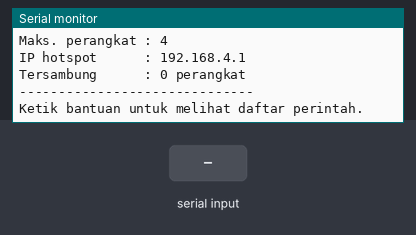
This sketch was run on a simulated ESP32. Parts: the last lines printed to the serial monitor. The inputs (shaded band) are chosen by the test bench. EEPROM starts erased.

Above: at 1.7 s.
1.8 s: "ssid 1\n" received over Serial
At 2.9 s:
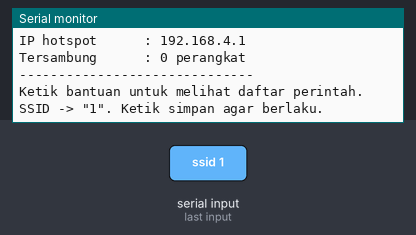
3.3 s: "status 1\n" received over Serial
At 4.5 s:
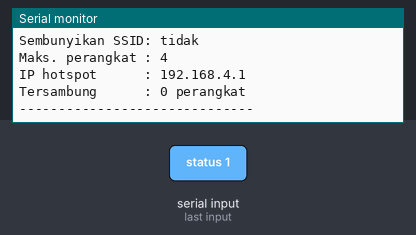
4.8 s: "sandi 1\n" received over Serial
At 5.2 s:
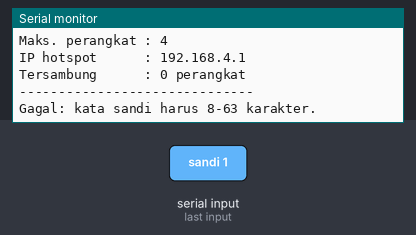
6.3 s: "channel 1\n" received over Serial
At 7.5 s:
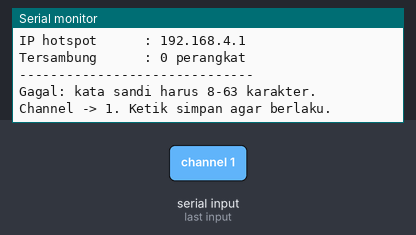
7.8 s: "channel 150\n" received over Serial
At 8.7 s:
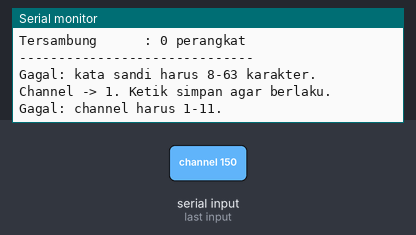
9.3 s: "maks 1\n" received over Serial
At 9.8 s:
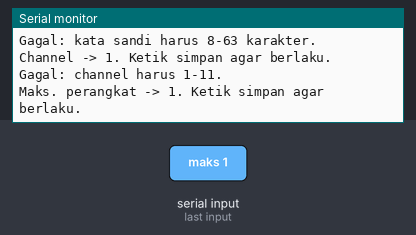

The sketch:

p3_hotspot_diatur.ino
```cpp
/*
 * BAB 43 - Program 3: Hotspot yang Bisa Diatur dari Serial Monitor
 * Pengaturan hotspot diubah lewat perintah di Serial Monitor
 * (line ending: New Line), disimpan di NVS, lalu dipakai lagi
 * setiap kali ESP32 menyala.
 */

#include <WiFi.h>
#include <Preferences.h>

// ── Nilai bawaan (dipakai kalau NVS masih kosong) ──────────────────
const char *SSID_BAWAAN  = "Bluino-AP-43";
const char *SANDI_BAWAAN = "bluino123";
const int CHANNEL_BAWAAN = 1;
const int MAKS_BAWAAN    = 4;

// ── Pengaturan yang sedang dipakai ─────────────────────────────────
String apSsid;
String apSandi;
int apChannel;
bool apSembunyi;
int apMaksPerangkat;

Preferences prefs;
String bufferPerintah = "";

// Baca pengaturan dari NVS (namespace "hotspot")
void muatPengaturan() {
  prefs.begin("hotspot", true);  // true = hanya baca
  apSsid          = prefs.getString("ssid", SSID_BAWAAN);
  apSandi         = prefs.getString("sandi", SANDI_BAWAAN);
  apChannel       = prefs.getInt("channel", CHANNEL_BAWAAN);
  apSembunyi      = prefs.getBool("sembunyi", false);
  apMaksPerangkat = prefs.getInt("maks", MAKS_BAWAAN);
  prefs.end();

  // Jaga-jaga kalau isi NVS tidak masuk akal
  if (apSsid.length() < 1 || apSsid.length() > 32) apSsid = SSID_BAWAAN;
  if (apSandi.length() < 8 || apSandi.length() > 63) apSandi = SANDI_BAWAAN;
  if (apChannel < 1 || apChannel > 11) apChannel = CHANNEL_BAWAAN;
  if (apMaksPerangkat < 1 || apMaksPerangkat > 10) apMaksPerangkat = MAKS_BAWAAN;
}

// Tulis pengaturan ke NVS
void simpanPengaturan() {
  prefs.begin("hotspot", false);  // false = baca-tulis
  prefs.putString("ssid", apSsid);
  prefs.putString("sandi", apSandi);
  prefs.putInt("channel", apChannel);
  prefs.putBool("sembunyi", apSembunyi);
  prefs.putInt("maks", apMaksPerangkat);
  prefs.end();
}

// Hapus semua isi namespace "hotspot" (kembali ke nilai bawaan)
void hapusPengaturan() {
  prefs.begin("hotspot", false);
  prefs.clear();
  prefs.end();
}

void tampilkanStatus() {
  Serial.println("----- Pengaturan hotspot -----");
  Serial.printf("SSID            : %s\n", apSsid.c_str());
  Serial.printf("Kata sandi      : %s\n", apSandi.c_str());
  Serial.printf("Channel         : %d\n", apChannel);
  Serial.printf("Sembunyikan SSID: %s\n", apSembunyi ? "ya" : "tidak");
  Serial.printf("Maks. perangkat : %d\n", apMaksPerangkat);
  Serial.printf("IP hotspot      : %s\n", WiFi.softAPIP().toString().c_str());
  Serial.printf("Tersambung      : %d perangkat\n", WiFi.softAPgetStationNum());
  Serial.println("------------------------------");
}

void tampilkanBantuan() {
  Serial.println("Daftar perintah:");
  Serial.println("  status              tampilkan pengaturan");
  Serial.println("  ssid <nama>         ganti nama hotspot (1-32 karakter)");
  Serial.println("  sandi <kata sandi>  ganti kata sandi (8-63 karakter)");
  Serial.println("  channel <1-11>      ganti channel");
  Serial.println("  maks <1-10>         jumlah perangkat maksimum");
  Serial.println("  sembunyi <ya/tidak> sembunyikan nama hotspot");
  Serial.println("  simpan              simpan ke NVS lalu restart");
  Serial.println("  reset               kembali ke pengaturan bawaan lalu restart");
}

void prosesPerintah(String baris) {
  baris.trim();
  if (baris.length() == 0) return;

  // Pisahkan kata pertama (perintah) dari sisanya (nilai)
  String perintah = baris;
  String nilai = "";
  int posisiSpasi = baris.indexOf(' ');
  if (posisiSpasi > 0) {
    perintah = baris.substring(0, posisiSpasi);
    nilai = baris.substring(posisiSpasi + 1);
    nilai.trim();
  }
  perintah.toLowerCase();  // perintah tidak peka huruf besar-kecil

  if (perintah == "status") {
    tampilkanStatus();

  } else if (perintah == "ssid") {
    if (nilai.length() < 1 || nilai.length() > 32) {
      Serial.println("Gagal: SSID harus 1-32 karakter.");
    } else {
      apSsid = nilai;
      Serial.printf("SSID -> \"%s\". Ketik simpan agar berlaku.\n", apSsid.c_str());
    }

  } else if (perintah == "sandi") {
    if (nilai.length() < 8 || nilai.length() > 63) {
      Serial.println("Gagal: kata sandi harus 8-63 karakter.");
    } else {
      apSandi = nilai;
      Serial.println("Kata sandi diganti. Ketik simpan agar berlaku.");
    }

  } else if (perintah == "channel") {
    int ch = nilai.toInt();  // teks bukan angka -> 0
    if (ch < 1 || ch > 11) {
      Serial.println("Gagal: channel harus 1-11.");
    } else {
      apChannel = ch;
      Serial.printf("Channel -> %d. Ketik simpan agar berlaku.\n", apChannel);
    }

  } else if (perintah == "maks") {
    int n = nilai.toInt();
    if (n < 1 || n > 10) {
      Serial.println("Gagal: maks harus 1-10.");
    } else {
      apMaksPerangkat = n;
      Serial.printf("Maks. perangkat -> %d. Ketik simpan agar berlaku.\n", apMaksPerangkat);
    }

  } else if (perintah == "sembunyi") {
    nilai.toLowerCase();
    if (nilai == "ya" || nilai == "tidak") {
      apSembunyi = (nilai == "ya");
      Serial.printf("Sembunyikan SSID -> %s. Ketik simpan agar berlaku.\n", nilai.c_str());
    } else {
      Serial.println("Gagal: tulis sembunyi ya atau sembunyi tidak.");
    }

  } else if (perintah == "simpan") {
    simpanPengaturan();
    Serial.println("Pengaturan disimpan. ESP32 restart dalam 1 detik...");
    delay(1000);
    ESP.restart();

  } else if (perintah == "reset") {
    hapusPengaturan();
    Serial.println("Pengaturan dihapus. ESP32 restart dalam 1 detik...");
    delay(1000);
    ESP.restart();

  } else if (perintah == "bantuan") {
    tampilkanBantuan();

  } else {
    Serial.printf("Perintah \"%s\" tidak dikenal. Ketik bantuan.\n", perintah.c_str());
  }
}

void setup() {
  Serial.begin(115200);
  delay(500);
  Serial.println();
  Serial.println("=== BAB 43 Program 3: Hotspot yang Bisa Diatur ===");

  muatPengaturan();

  WiFi.mode(WIFI_AP);
  bool berhasil = WiFi.softAP(apSsid.c_str(), apSandi.c_str(), apChannel,
                              apSembunyi ? 1 : 0, apMaksPerangkat);
  if (berhasil) {
    Serial.println("Hotspot aktif.");
  } else {
    Serial.println("Gagal membuat hotspot! Ketik reset untuk kembali ke pengaturan bawaan.");
  }

  tampilkanStatus();
  Serial.println("Ketik bantuan untuk melihat daftar perintah.");
}

void loop() {
  // Kumpulkan huruf sampai Enter, lalu proses (pola BAB 16)
  while (Serial.available() > 0) {
    char huruf = Serial.read();
    if (huruf == '\n') {
      prosesPerintah(bufferPerintah);
      bufferPerintah = "";
    } else if (huruf != '\r' && bufferPerintah.length() < 100) {
      bufferPerintah += huruf;
    }
  }
}
```

Measured:
- after the input at 1.8 s, the serial monitor: prints a new line at once (image 1)
- after the input at 3.3 s, the serial monitor: prints a new line at once (image 2)
- after the input at 4.8 s, the serial monitor: prints a new line at once (image 3)
- after the input at 6.3 s, the serial monitor: prints a new line at once (image 4)
- after the input at 7.8 s, the serial monitor: prints a new line at once (image 5)
- after the input at 9.3 s, the serial monitor: prints a new line at once (image 6)
